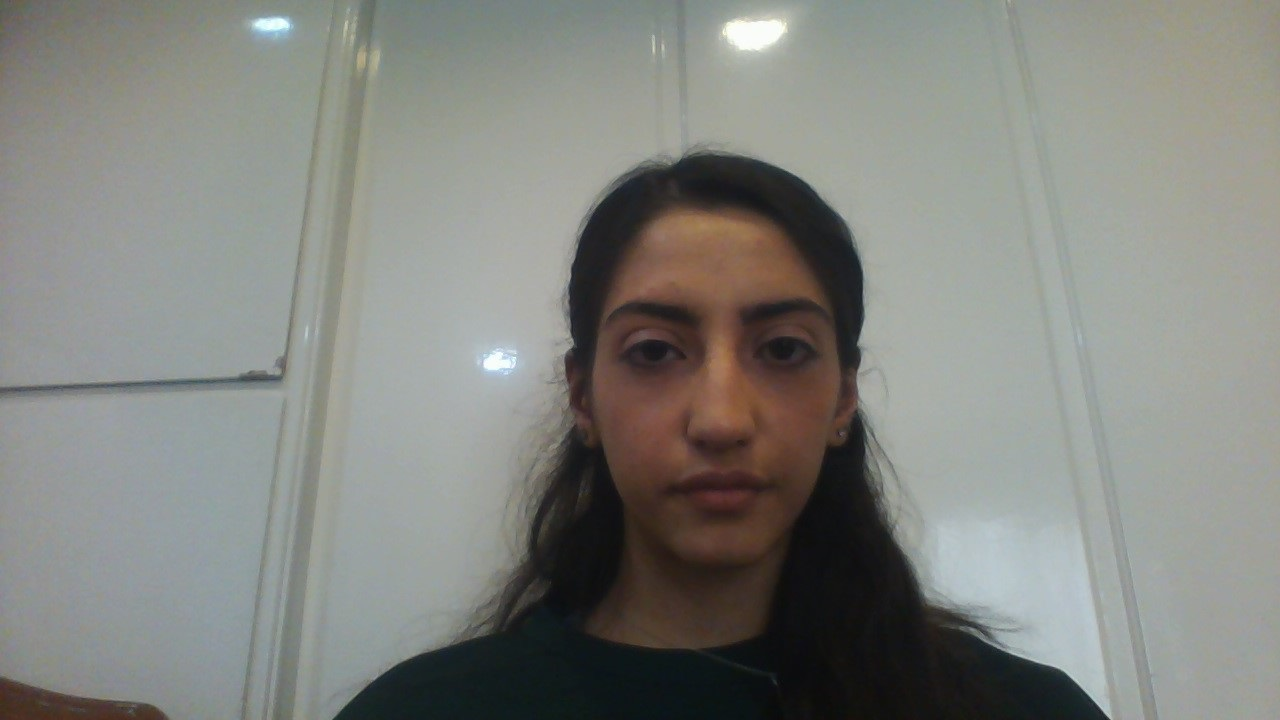
#> input picture Codes/1.jpg, 1280 x 720 px, found by its file name
$ python 'STDCT(short-time).py'
#> lines starting #> are read from the running program, lines starting #| are printed output that depends on the picture
from scipy.fftpack import dct, idct

# implement 2D DCT
def dct2(a):
    return dct(dct(a.T, norm='ortho').T, norm='ortho')

# implement 2D IDCT
def idct2(a):
    return idct(idct(a.T, norm='ortho').T, norm='ortho')

import cv2
import numpy as np
import matplotlib.pylab as plt


DCT_size=8
# read len RGB image and convert to grayscale
img =cv2.imread("G:/Classical Object Detection/1.jpg",0)
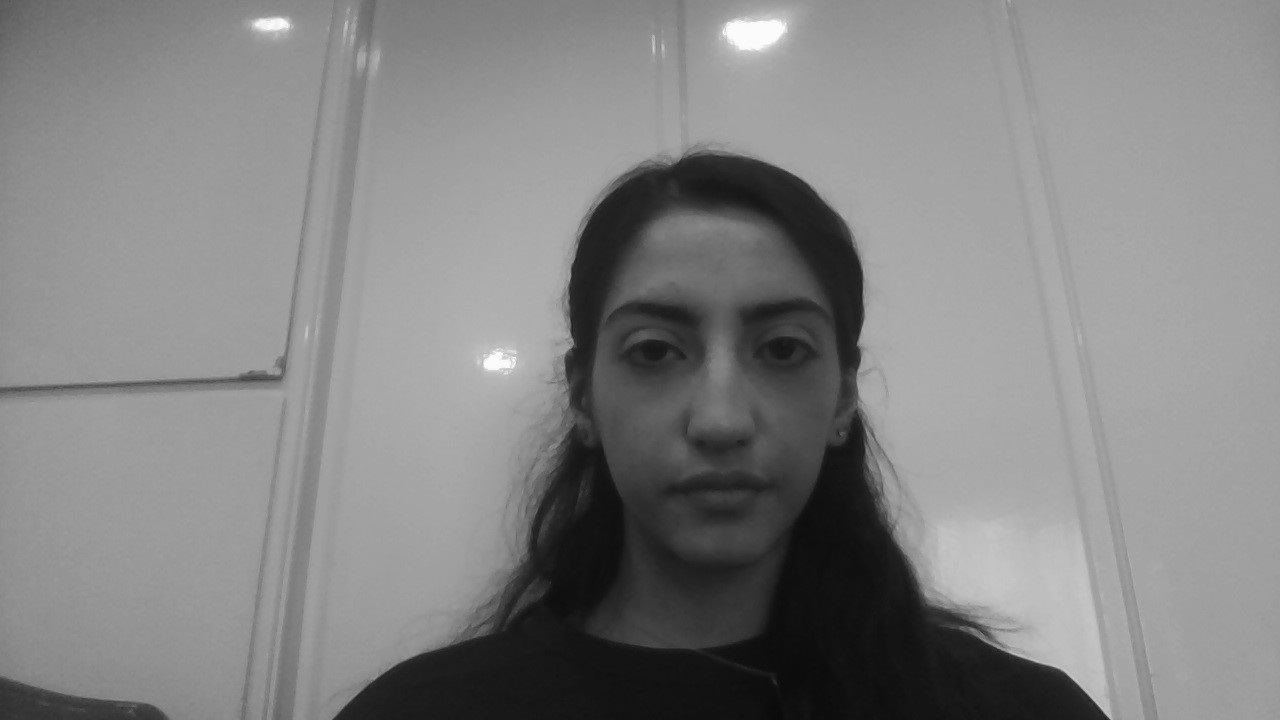
#> img: shape (720, 1280); min 8, max 255, mean 130.8


rows, cols = img.shape[0]//DCT_size,img.shape[1]//DCT_size
#> rows = 90; cols = 160
#print(rows, cols)
rows_out, cols_out = (rows*DCT_size,cols*DCT_size)
#> rows_out = 720; cols_out = 1280
#print(rows1, cols1)
im_out=np.array([[0 for i in range(cols_out)] for j in range(rows_out)])

rows_block, cols_block = DCT_size, DCT_size

for r in range(rows):
    for c in range(cols):
        img_crop = img[r*DCT_size:(r+1)*DCT_size,c*DCT_size:(c+1)*DCT_size]
        img_DCT = dct2(img_crop)
        block=np.array([[0 for i in range(cols_block)] for j in range(rows_block)])
        for i in range(2):
            for j in range(2):
                block[i][j]=img_DCT[i][j]
        img_iDCT = idct2(block)
        im_out[r*DCT_size:(r+1)*DCT_size,c*DCT_size:(c+1)*DCT_size]=img_iDCT


print(im_out.shape)
#| (720, 1280)

#im1 = idct2(imF2_list)

#im1_new=imF2_list.reshape((704,1280))
#print(im1_new)

# check if the reconstructed image is nearly equal to the original image
#print(np.allclose(img, im_out))
# True

# plot original and reconstructed images with matplotlib.pylab
plt.gray()
plt.subplot(121), plt.imshow(img), plt.axis('off'), plt.title('original image', size=10)
plt.subplot(122), plt.imshow(im_out), plt.axis('off'), plt.title('reconstructed image (DCT+IDCT)', size=10)
plt.show()
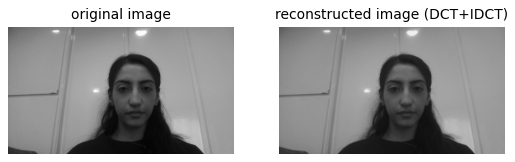
#> figure drawn by matplotlib, 2 panels

$ run again, with Codes/2.jpg copied over Codes/1.jpg
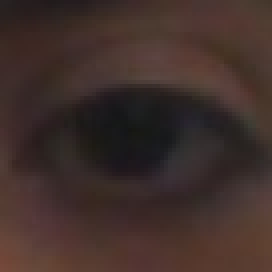
#> input picture Codes/2.jpg, 68 x 68 px, found by its file name (shown 4 times larger)
#> after the loop `for r in range(rows):`:
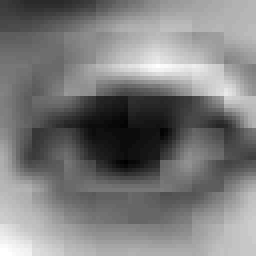
#> im_out: shape (64, 64) int64 (shown 4 times larger); min 20, max 80, mean 49.3; drawn with min black and max white
#| (64, 64)
#> `plt.show()`:
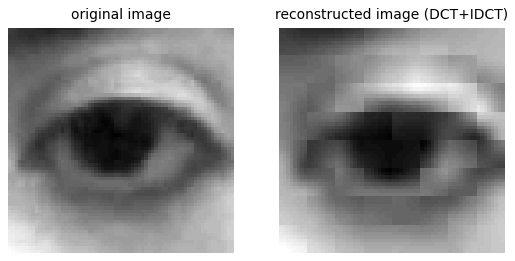
#> figure drawn by matplotlib, 2 panels
